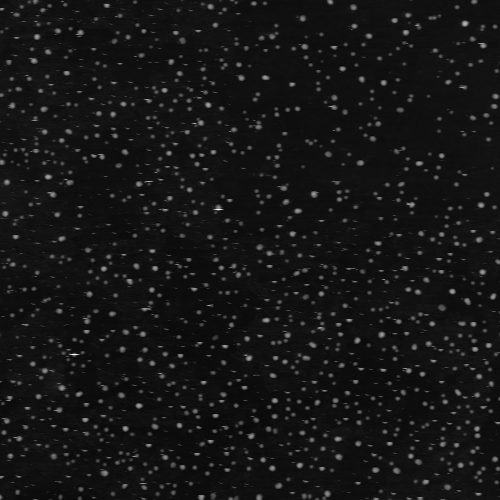
#> input picture 11.png, 500 x 500 px, found by its file name
$ python Stiching.py
#> lines starting #> are read from the running program, lines starting #| are printed output that depends on the picture; after the words box and inside, x2 and y2 are one past the last pixel; in counts of white or black regions, pixels touching at a corner belong together
import numpy as np
import matplotlib.pyplot as plt
from skimage.io import imread
from skimage.feature import match_template
from skimage.transform import rescale

# ==============================
# USER INPUTS
# # ==============================
# IMG2_PATH = r'C:\Users\Aadarsh\Desktop\Random_works\Hackathon\Images\Stiching\Polymer\1.png'
# IMG1_PATH = r'C:\Users\Aadarsh\Desktop\Random_works\Hackathon\Images\Stiching\Polymer\7.png'


IMG2_PATH = r'C:\Users\Aadarsh\Desktop\Random_works\Hackathon\Images\Stiching\Stars\1.png'
IMG1_PATH = r'C:\Users\Aadarsh\Desktop\Random_works\Hackathon\Images\Stiching\Stars\11.png'


SCAN1_UM = 10.0
SCAN2_UM = 10.0

GRID_N = 4
SCALE_RANGE = np.linspace(0.7, 1.5, 15)
TOP_N_GRIDS = 3  # number of grids to use for anchor consensus

# ==============================
# LOAD + PREPROCESS
# ==============================
img1 = imread(IMG1_PATH)
#> img1 is the input picture: shape (500, 500, 4); mean R, G, B, A 21.8, 21.8, 21.8, 255
img2 = imread(IMG2_PATH)
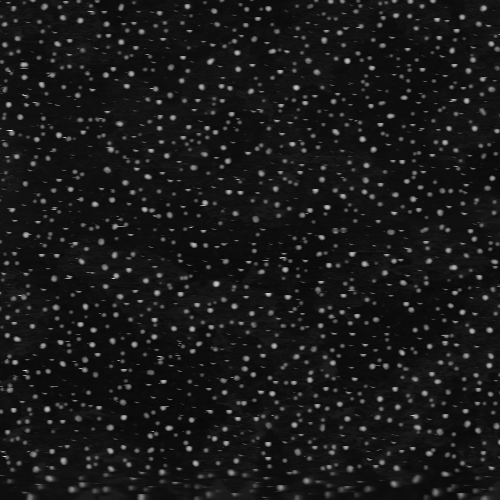
#> input picture 1.png, 500 x 500 px, found by its file name
#> img2 is the input picture: shape (500, 500, 4); mean R, G, B, A 24.9, 24.9, 24.9, 255

if img1.ndim == 3:
    img1 = img1[:, :, 0]
#> img1: shape (500, 500)
if img2.ndim == 3:
    img2 = img2[:, :, 0]
#> img2: shape (500, 500)

img1 = img1.astype(float)
img2 = img2.astype(float)

def normalize(img):
    img = img - np.median(img)
    return img / np.std(img)

img1 = normalize(img1)
img2 = normalize(img2)

# ==============================
# PIXEL → NM SCALING
# ==============================
nm_px_1 = (SCAN1_UM * 500) / img1.shape[1]
#> nm_px_1 = 10
nm_px_2 = (SCAN2_UM * 500) / img2.shape[1]
#> nm_px_2 = 10
physical_scale = nm_px_1 / nm_px_2
#> physical_scale = 1

# ==============================
# DIVIDE IMAGE 1 INTO GRID
# ==============================
h, w = img1.shape
#> h = 500; w = 500
gh, gw = h // GRID_N, w // GRID_N
#> gh = 125; gw = 125

grid_matches = []

for i in range(GRID_N):
    for j in range(GRID_N):
        y0, y1 = i * gh, (i + 1) * gh
        x0, x1 = j * gw, (j + 1) * gw
        template = img1[y0:y1, x0:x1]

        best_score = -np.inf
        best_px, best_py, best_scale = None, None, None

        for s in SCALE_RANGE * physical_scale:
            tmpl = rescale(template, s, preserve_range=True, anti_aliasing=True)
            if tmpl.shape[0] >= img2.shape[0] or tmpl.shape[1] >= img2.shape[1]:
                continue
            result = match_template(img2, tmpl)
            score = result.max()
            if score > best_score:
                py, px = np.unravel_index(np.argmax(result), result.shape)
                best_score = score
                best_px, best_py, best_scale = px, py, s

        grid_matches.append({
            "grid_idx": (i, j),
            "origin": (x0, y0),
            "template": template,
            "score": best_score,
            "match_xy": (best_px, best_py),
            "scale": best_scale
        })
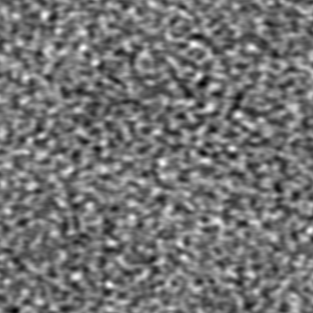
#> result: shape (313, 313) float64; min -0.0708, max 0.084, mean -0.000469; drawn with min black and max white
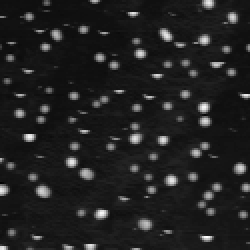
#> template: shape (125, 125) float64 (shown 2 times larger); min -0.761, max 7.5, mean 0.337; drawn with min black and max white
#> after the loop, grid_matches = 16 items; px = 214; py = 125

# ==============================
# SELECT TOP N GRIDS & COMPUTE ANCHOR
# ==============================
grid_matches.sort(key=lambda x: x["score"], reverse=True)
top_grids = grid_matches[:TOP_N_GRIDS]
#> top_grids = 3 items

dxs, dys = [], []
for g in top_grids:
    x0, y0 = g["origin"]
    px2, py2 = g["match_xy"]
    dxs.append(px2 - x0)
    dys.append(py2 - y0)
#> this loop made 3 passes
#> (x0, y0, px2, py2) on passes 1 to 3: (250, 0, 2, 262), (375, 0, 123, 259), (375, 250, 27, 395)
#> after the loop, dxs = [-248, -252, -348]; dys = [262, 259, 145]

dx_avg = int(np.round(np.mean(dxs)))
#> dx_avg = -283
dy_avg = int(np.round(np.mean(dys)))
#> dy_avg = 222

print(f"Average anchor shift (Image1 → Image2): dx = {dx_avg}, dy = {dy_avg}")
#| Average anchor shift (Image1 → Image2): dx = -283, dy = 222
print(f"Shift in nm: dx = {dx_avg*nm_px_1:.1f}, dy = {dy_avg*nm_px_1:.1f}")
#| Shift in nm: dx = -2830.0, dy = 2220.0

# ==============================
# COMPUTE MERGE CANVAS
# ==============================
# Treat Image2 as fixed at (0,0)
# Image1 offset to align grids
x1_offset = dx_avg
#> x1_offset = -283
y1_offset = dy_avg
#> y1_offset = 222

# Handle negative offsets
x_shift = max(-x1_offset, 0)
#> x_shift = 283
y_shift = max(-y1_offset, 0)
#> y_shift = 0

# Final canvas size
canvas_w = max(img2.shape[1] + x_shift, img1.shape[1] + x1_offset + x_shift)
#> canvas_w = 783
canvas_h = max(img2.shape[0] + y_shift, img1.shape[0] + y1_offset + y_shift)
#> canvas_h = 722

canvas = np.zeros((canvas_h, canvas_w))
weight = np.zeros_like(canvas)

# Place Image2 at (x_shift, y_shift)
img2_x = x_shift
#> img2_x = 283
img2_y = y_shift
#> img2_y = 0
canvas[img2_y:img2_y + img2.shape[0], img2_x:img2_x + img2.shape[1]] += img2
weight[img2_y:img2_y + img2.shape[0], img2_x:img2_x + img2.shape[1]] += 1
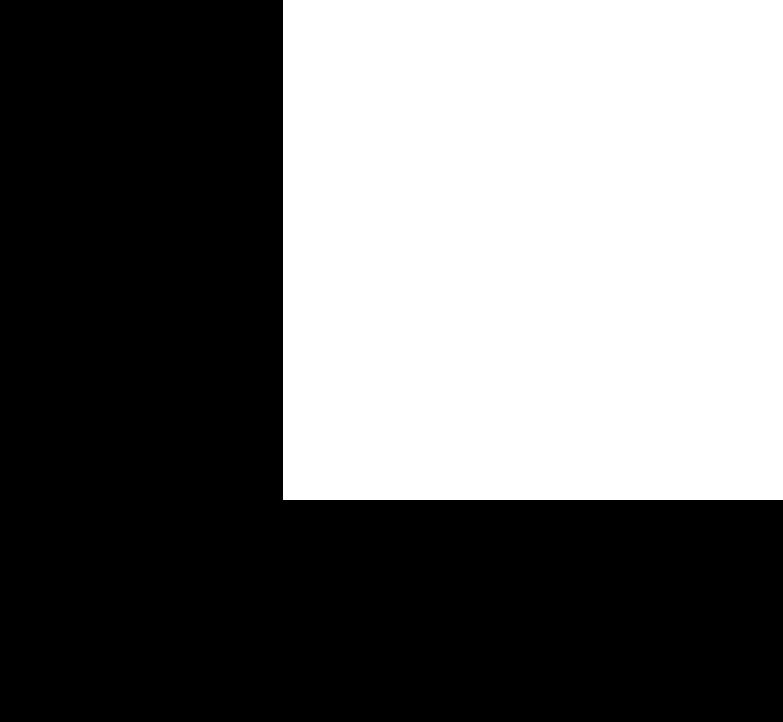
#> weight: shape (722, 783) float64; values 0 (black) and 1 (white), 44.2% white; 1 white region, box (x1, y1, x2, y2) and area: (283, 0, 783, 500) 250000

# Place Image1 at (x1_offset + x_shift, y1_offset + y_shift)
img1_x = x1_offset + x_shift
#> img1_x = 0
img1_y = y1_offset + y_shift
#> img1_y = 222
canvas[img1_y:img1_y + img1.shape[0], img1_x:img1_x + img1.shape[1]] += img1
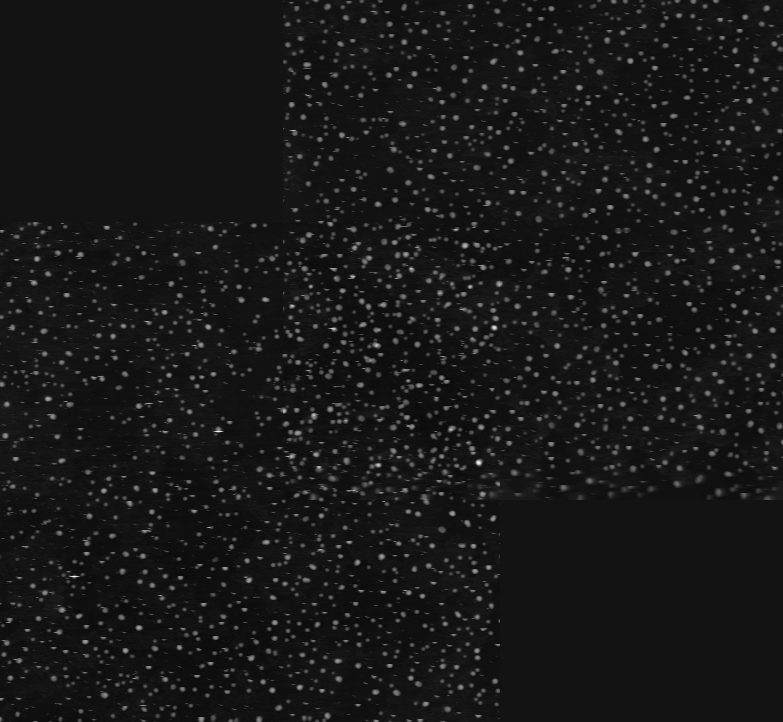
#> canvas: shape (722, 783) float64; min -1.08, max 12.93, mean 0.252; drawn with min black and max white
weight[img1_y:img1_y + img1.shape[0], img1_x:img1_x + img1.shape[1]] += 1
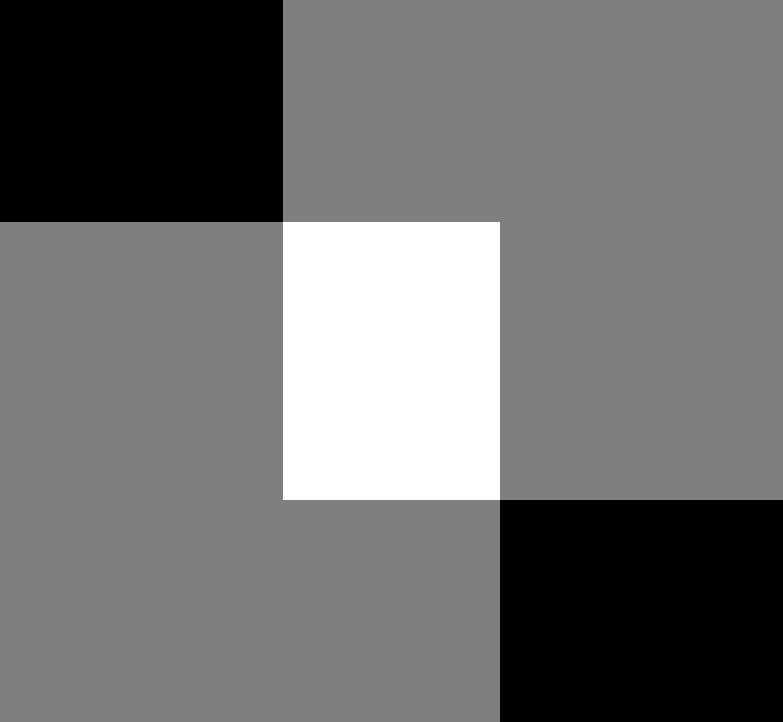
#> weight: shape (722, 783) float64; min 0, max 2, mean 0.884; drawn with min black and max white

merged = canvas / np.maximum(weight,1)

# ==============================
# LOCATE GRID POSITIONS IN IMAGE2
# ==============================
grid_in_img2 = []
for g in top_grids:
    px2, py2 = g["match_xy"]
    grid_in_img2.append({
        "grid_idx": g["grid_idx"],
        "position": (px2, py2),
        "size": g["template"].shape
    })
#> this loop made 3 passes
#> (px2, py2) on passes 1 to 3: (2, 262), (123, 259), (27, 395)
#> after the loop, grid_in_img2 = 3 items

# ==============================
# VISUALIZATION
# ==============================
# ==============================
# VISUALIZATION
# ==============================
fig, axs = plt.subplots(1, 4, figsize=(20, 5))

# Image1 with grid
axs[0].imshow(img1, cmap='gray')
axs[0].set_title("Image 1 with grids")
axs[0].axis('off')
for g in top_grids:
    x0, y0 = g["origin"]
    h, w = g["template"].shape
    rect = plt.Rectangle((x0, y0), w, h, edgecolor='r', facecolor='none', linewidth=1.5)
    axs[0].add_patch(rect)
#> this loop made 3 passes
#> (x0, y0) on passes 1 to 3: (250, 0), (375, 0), (375, 250)

# Image2 with located grids
axs[1].imshow(img2, cmap='gray')
axs[1].set_title("Image 2 with located grids similarity")
axs[1].axis('off')
for g in grid_in_img2:
    px, py = g["position"]
    h, w = g["size"]
    rect = plt.Rectangle((px, py), w, h, edgecolor='g', facecolor='none', linewidth=1.5)
    axs[1].add_patch(rect)
#> this loop made 3 passes

# Top template
axs[2].imshow(top_grids[0]["template"], cmap='gray')
axs[2].set_title(f"Grid with Highest similarity coefficient template {top_grids[0]['grid_idx']}")
axs[2].axis('off')

# Merged image
axs[3].imshow(merged, cmap='gray')
axs[3].set_title(f"Merged image (anchored around grid {top_grids[0]['grid_idx']})")
axs[3].axis('off')

# Add drift/shifts at bottom
dx_nm = dx_avg * nm_px_1
#> dx_nm = -2830
dy_nm = dy_avg * nm_px_1
#> dy_nm = 2220
plt.figtext(0.5, 0.01, f"Drift/Shifts: dx = {dx_avg} px ({dx_nm:.1f} nm), dy = {dy_avg} px ({dy_nm:.1f} nm)",
            ha="center", fontsize=12, color="blue")

plt.tight_layout(rect=[0, 0.03, 1, 1])  # leave space at bottom for note
plt.show()
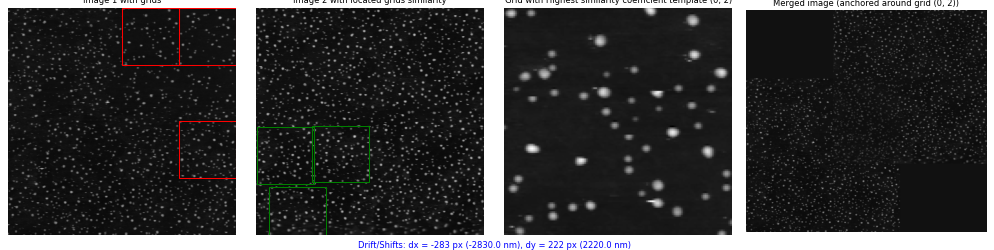
#> figure drawn by matplotlib, 4 panels
